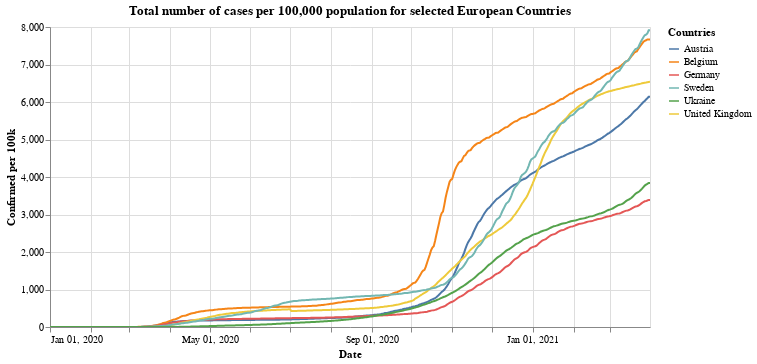

The notebook cell saved with this chart:
### Markdown cell above
## Total cases per 100,000

### Code cell
#collapse

leg_selection = alt.selection_multi(fields=['id'], bind='legend')

alt.Chart(x_small).mark_line().encode(
    x=alt.X("yearmonthdate(date):T", axis=alt.Axis(title='Date')),
    y=alt.Y("confirmed_per:Q", axis=alt.Axis(title='Confirmed per 100k')),
    tooltip='id',
    color=alt.Color('id', legend=alt.Legend(title="Countries")),
    opacity=alt.condition(leg_selection, alt.value(1), alt.value(0.2))
).add_selection(leg_selection).properties(title='Total number of cases per 100,000 population for selected European Countries', width=600).interactive()

### Figure 1 — Vega-Lite specification as saved in the notebook (floating-point values rounded to 4 significant figures; data arrays with more than 128 entries replaced by an {"elided": "..."} marker saying what was removed)
{"config": {"view": {"continuousWidth": 400, "continuousHeight": 300}}, "data": {"name": "data-6b47c7ce87203989de8625478d313fdd"}, "mark": "line", "encoding": {"color": {"type": "nominal", "field": "id", "legend": {"title": "Countries"}}, "opacity": {"condition": {"value": 1, "selection": "selector001"}, "value": 0.2}, "tooltip": {"type": "nominal", "field": "id"}, "x": {"type": "temporal", "axis": {"title": "Date"}, "field": "date", "timeUnit": "yearmonthdate"}, "y": {"type": "quantitative", "axis": {"title": "Confirmed per 100k"}, "field": "confirmed_per"}}, "selection": {"selector001": {"type": "multi", "fields": ["id"], "bind": "legend"}, "selector002": {"type": "interval", "bind": "scales", "encodings": ["x", "y"]}}, "title": "Total number of cases per 100,000 population for selected European Countries", "width": 600, "$schema": "https://vega.github.io/schema/vega-lite/v4.8.1.json", "datasets": {"data-6b47c7ce87203989de8625478d313fdd": {"elided": "2736 records"}}}
